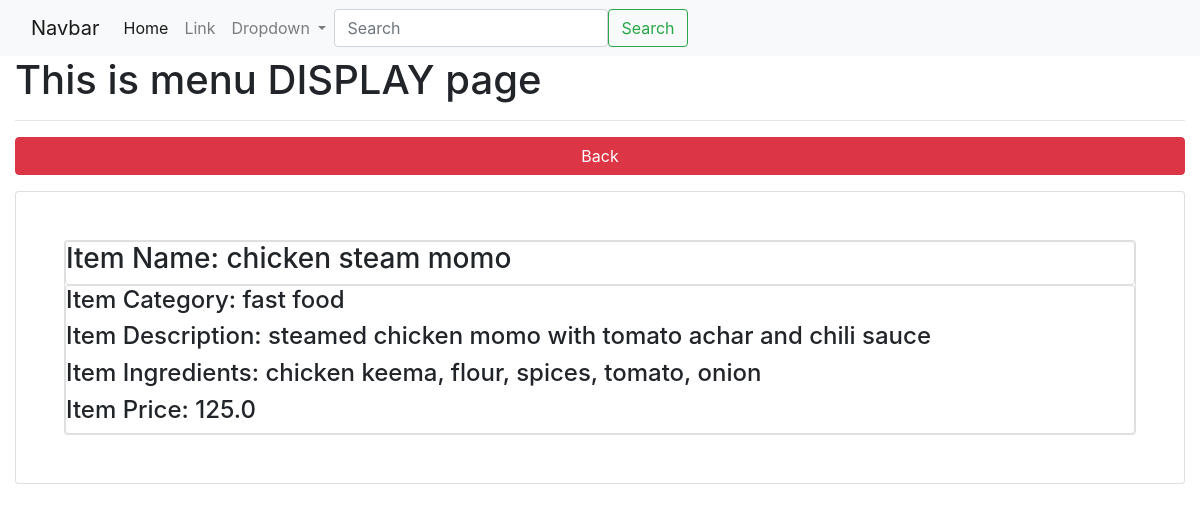
/menu/show/8/, run on the app's committed database.
### app_restro/models.py (models this page shows, shortened)
class MenuModel(models.Model):
    menu_title=models.CharField(max_length=100)
    category_id=models.ForeignKey(Category, on_delete=models.CASCADE)
    menu_desc=models.CharField(max_length=200)
    menu_img=models.FileField(upload_to="menu/images/", blank=True)
    menu_ingredient=models.CharField(max_length=200)
    menu_price=models.FloatField()
    class Meta:
        db_table="app_menus"

class Category(models.Model):
    category_name=models.CharField(max_length=200)
    class Meta:
        db_table="app_categories"

### app_restro/views.py (the view)
# urls.py: path('menu/show/<int:id>/',views.menu_detail, name='menu-show'),
def menu_detail(request, id):
    data=MenuModel.objects.get(id=id)
    context={"data":data}
    return render(request, 'menus/show.html', context)

### templates/menus/show.html (shortened to what this page needs)
{% extends "layouts/master.html" %}
{% block content %}
<div class="container-fluid">
    <h1>This is menu DISPLAY page</h1><hr>
    <a href="{% url 'menu-list' %}" class="btn btn-danger col-12 mb-3">Back</a>
    <div class="card p-5">
        <div class="card">
            <div class="card header">
                <h3>Item Name: {{ data.menu_title }}</h3>
            </div>
            <div class="card body">
                <h4>Item Category: {{ data.category_id.category_name }}</h4>
                <h4>Item Description: {{ data.menu_desc }}</h4>
                <h4>Item Ingredients: {{ data.menu_ingredient }}</h4>
                <h4>Item Price: {{ data.menu_price }}</h4>
            </div>
        </div>
    </div>
</div>
{% endblock %}

### data on the page
MenuModel: menu_title "chicken steam momo", category_id.category_name "fast food", menu_desc "steamed chicken momo with tomato achar and chili sauce", menu_ingredient "chicken keema, flour, spices, tomato, onion", menu_price "125.0"
